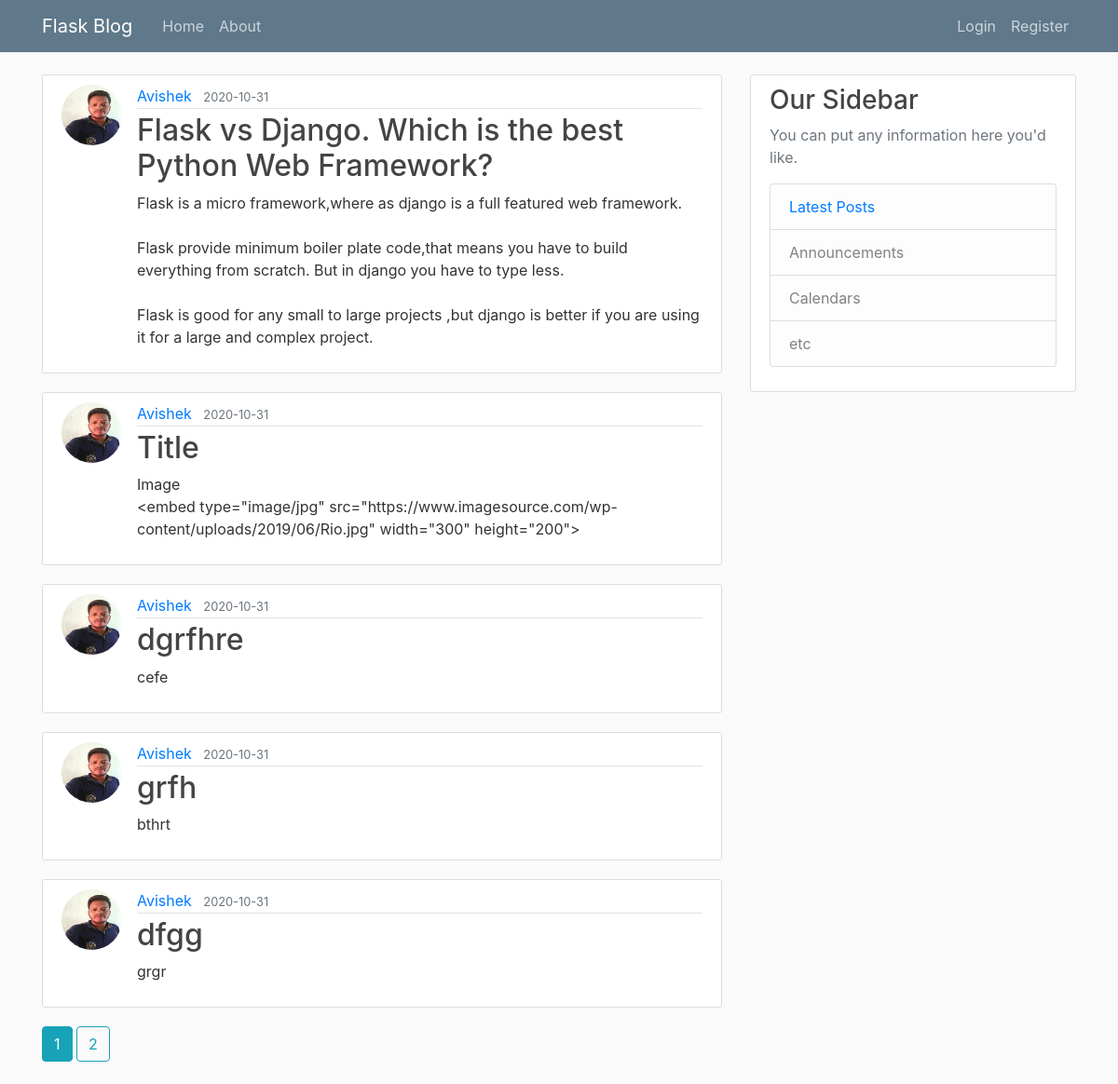
Page /home on the earlier database version.
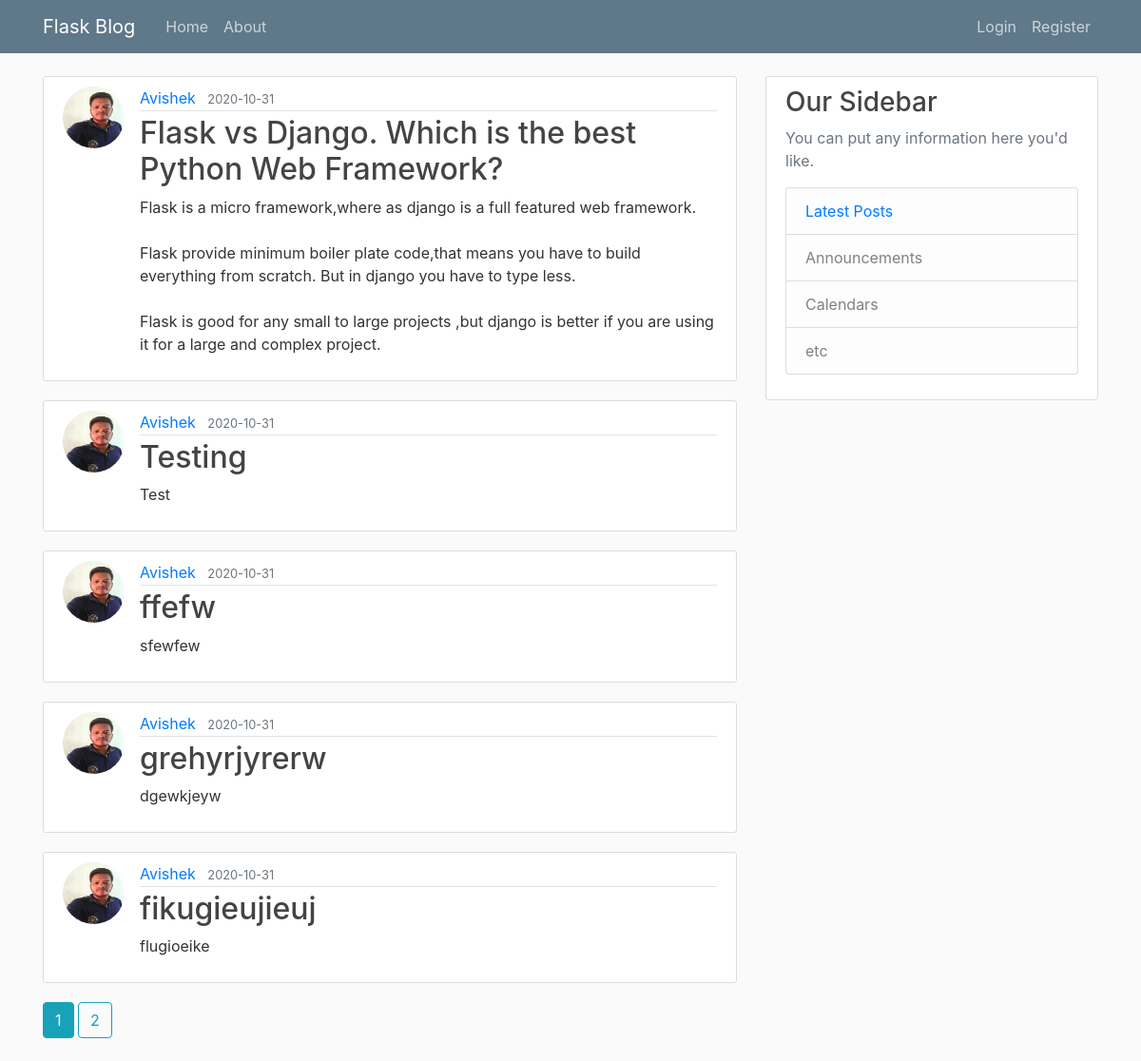
Same page on the later database version.
### flaskblogapp/models.py (models this page shows, shortened)
class Post(db.Model):
    id=db.Column(db.Integer,primary_key=True)
    title=db.Column(db.String(100),nullable=False)
    date_posted=db.Column(db.DateTime,nullable=False,default=datetime.utcnow())
    content=db.Column(db.Text,nullable=False)
    user_id=db.Column(db.Integer,db.ForeignKey('user.id'),nullable=False)

class User(db.Model,UserMixin):
    id=db.Column(db.Integer,primary_key=True)
    username=db.Column(db.String(10),unique=True,nullable=False)
    email=db.Column(db.String(100),unique=True,nullable=False)
    image_file=db.Column(db.String(20),nullable=False,default='default.jpg')
    password=db.Column(db.String(60),nullable=False)
    posts=db.relationship('Post',backref='author',lazy=True)

### flaskblogapp/main/routes.py (the view)
@main.route('/')
@main.route('/home')
def index():
    page=request.args.get('page',1,type=int)
    posts=Post.query.order_by(Post.date_posted.desc()).paginate(page=page,per_page=5)
    return render_template('home.html', posts=posts)

### flaskblogapp/templates/home.html
{%extends 'layout.html'%}
{%block content%}
{% for post in posts.items %}
<article class="media content-section">
  <img class="rounded-circle article-img" src="{{ url_for('static',filename='profile_pics/'+post.author.image_file) }}">
  <div class="media-body">
    <div class="article-metadata">
      <a class="mr-2" href="{{ url_for('users.user_posts',username=post.author.username) }}">{{ post.author.username }}</a>
      <small class="text-muted">{{ post.date_posted.strftime('%Y-%m-%d') }}</small>
    </div>
    <h2><a class="article-title" href="{{url_for('posts.post',post_id=post.id)}}">{{ post.title }}</a></h2>
    <p class="article-content">{{ post.content }}</p>
  </div>
</article>
{% endfor %}
{% for page_num in posts.iter_pages(left_edge=1,right_edge=1,left_current=1,right_current=2) %}
  {% if page_num %}
    {% if posts.page == page_num%}
      <a class="btn btn-info mb-4" href="{{url_for('main.index',page=page_num)}}">{{ page_num }}</a>
    {% else %}
      <a class="btn btn-outline-info mb-4" href="{{url_for('main.index',page=page_num)}}">{{ page_num }}</a>
    {% endif %}
  {% else %}
    ...
  {% endif %}
{% endfor %}
{%endblock content%}

### flaskblogapp/templates/layout.html (shortened to what this page needs)
<!DOCTYPE html>
<html lang="en">
<head>
  <link rel="stylesheet" href="https://cdn.jsdelivr.net/npm/bootstrap@4.5.3/dist/css/bootstrap.min.css"
>
  <link rel="stylesheet" type="text/css" href="{{url_for('static',filename='css/main.css')}}">
</head>
<body>
  <header class="site-header">
    <nav class="navbar navbar-expand-md navbar-dark bg-steel fixed-top">
      <div class="container">
        <a class="navbar-brand mr-4" href="/">Flask Blog</a>
        <div class="collapse navbar-collapse" id="navbarToggle">
          <div class="navbar-nav mr-auto">
            <a class="nav-item nav-link" href="{{url_for('main.index')}}">Home</a>
            <a class="nav-item nav-link" href="{{url_for('main.about')}}">About</a>
          </div>
          <div class="navbar-nav">
            {% if current_user.is_authenticated %}
            <a class="nav-item nav-link" href="{{url_for('posts.new_post')}}">New Post</a>
            <a class="nav-item nav-link" href="{{url_for('users.account')}}">Profile</a>
            <a class="nav-item nav-link" href="{{url_for('users.logout')}}">Logout</a>
            {% else %}
            <a class="nav-item nav-link" href="{{url_for('users.login')}}">Login</a>
            <a class="nav-item nav-link" href="{{url_for('users.register')}}">Register</a>
            {% endif %}
          </div>
        </div>
      </div>
    </nav>
  </header>
  <main role="main" class="container">
    <div class="row">
      <div class="col-md-8">
        {% block content %}{% endblock %}
      </div>
      <div class="col-md-4">
        <div class="content-section">
          <h3>Our Sidebar</h3>
          <p class='text-muted'>You can put any information here you'd like.
          <ul class="list-group">
            <li class="list-group-item list-group-item-light">
              <a href="{{url_for('main.index')}}">Latest Posts</a></li>
            <li class="list-group-item list-group-item-light">Announcements</li>
            <li class="list-group-item list-group-item-light">Calendars</li>
            <li class="list-group-item list-group-item-light">etc</li>
          </ul>
          </p>
        </div>
      </div>
    </div>
  </main>
</body>
</html>

### flaskblogapp/static/css/main.css (style rules this page uses)
body { background: #fafafa; color: #333333; margin-top: 5rem; }
h1, h2, h3, h4, h5, h6 { color: #444444; }
.bg-steel { background-color: #5f788a; }
.site-header .navbar-nav .nav-link { color: #cbd5db; }
.content-section { background: #ffffff; padding: 10px 20px; border: 1px solid #dddddd; border-radius: 3px; margin-bottom: 20px; }
.article-title { color: #444444; }
.article-content { white-space: pre-line; }
.article-img { height: 65px; width: 65px; margin-right: 16px; }
.article-metadata { padding-bottom: 1px; margin-bottom: 4px; border-bottom: 1px solid #e3e3e3 }

Differences in the rows shown:
removed Post: image_file (picture), author.username "Avishek", date_posted "2020-10-31", title "Title", content "Image <embed type=\"image/jpg\" src=\"https://www.imagesource.com/wp-content/uploads/2019/06/Rio.jpg\" width=\"300\" height=\"200\">"
removed Post: image_file (picture), author.username "Avishek", date_posted "2020-10-31", title "dgrfhre", content "cefe"
removed Post: image_file (picture), author.username "Avishek", date_posted "2020-10-31", title "grfh", content "bthrt"
changed Post: title "dfgg" → "Testing"; content "grgr" → "Test"
now on this page (row unchanged): Post: image_file (picture), author.username "Avishek", date_posted "2020-10-31", title "ffefw", content "sfewfew"
now on this page (row unchanged): Post: image_file (picture), author.username "Avishek", date_posted "2020-10-31", title "grehyrjyrerw", content "dgewkjeyw"
now on this page (row unchanged): Post: image_file (picture), author.username "Avishek", date_posted "2020-10-31", title "fikugieujieuj", content "flugioeike"
